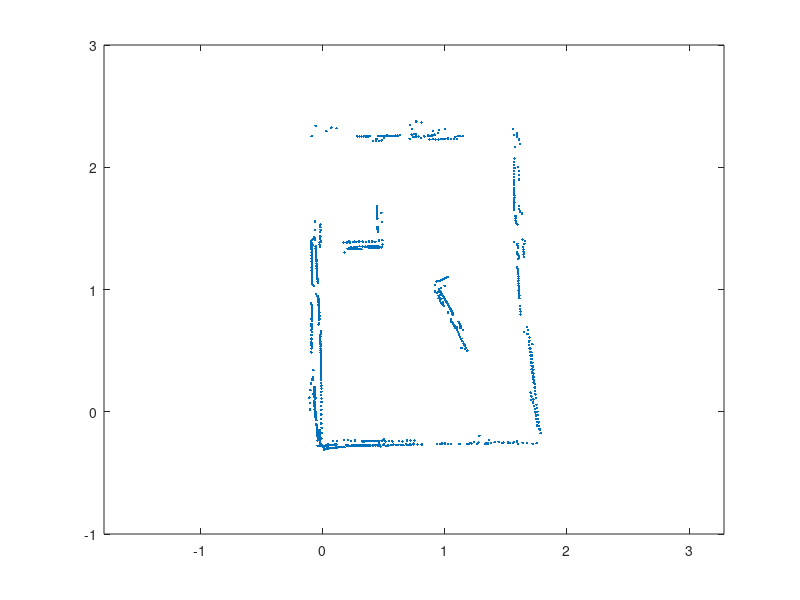

The MATLAB script that drew this image: (Note: this script raises an error after producing the figure.)
%% RANSAC Implementation
clear;rng(3);
load('allRoomDataCleaned.mat');
x = data(1,:)';
y = data(2,:)';

toremove = [];
for i = 1:1:length(x)
    if(data(1,i)>0.9 && data(1,i)<1.2 && data(2,i)>1.7 && data(2,i)<1.9)
        toremove=vertcat(toremove,i);
    end
end
x(toremove) = [];
y(toremove) = [];


figure(1);clf;
plot(x,y, '.');hold on;
axis equal;
ylim([-1 3]);

clearvars -except x y

minInliers = 5;

tic
inliers = ones(minInliers,1);
while(length(inliers) >= minInliers)
    [line, outliers, inliers] = RANSAC([x y],5/100,20);
    plot(line(:,1), line(:,2), 'g', 'LineWidth', 5)

    x = outliers(:,1);
    y = outliers(:,2);
    
end
toc
axis equal
legend('Dataset', 'RANSAC Fit Line');

title('RANSAC Room Map');
xlabel('x position (meters)');
ylabel('y position (meters)');






function [line, outliers, inliers] = RANSAC(data,maxDist,trials)
points = data;
bestInliers = [];
Khat = [0;0;1];

% For each point pair
for i = 1:trials
    % Randomly select the points
    A = points(randi([1, length(points)]),:);
    B = points(randi([1, length(points)]),:);
    That = [B(1) - A(1);B(2) - A(2);0]./vecnorm([B(1) - A(1);B(2) - A(2);0]);
    Nhat = cross(That,Khat);
    
    outliers = [];
    inliers = [];
    % Test every point with this fit line
    for j = 1:length(points)
        r = horzcat(points(j,:) - A, 0);
        dist = dot(r,Nhat);
        if abs(dist) <= maxDist
            inliers = vertcat(inliers, points(j,:));
        else
            outliers = vertcat(outliers, points(j,:));
        end
    end
    
    if length(inliers) > length(bestInliers)
        bestOutliers = outliers;
        bestInliers = inliers;
    end
end
inliers = rmoutliers(bestInliers, 'median');
outliers = bestOutliers;
maxIn = max(max(inliers));
lengths = vecnorm(inliers' - [maxIn; maxIn]);
[~, A] = min(lengths);
[~, B] = max(lengths);
A = inliers(A,:);
B = inliers(B,:);
line = [A; B];

end
